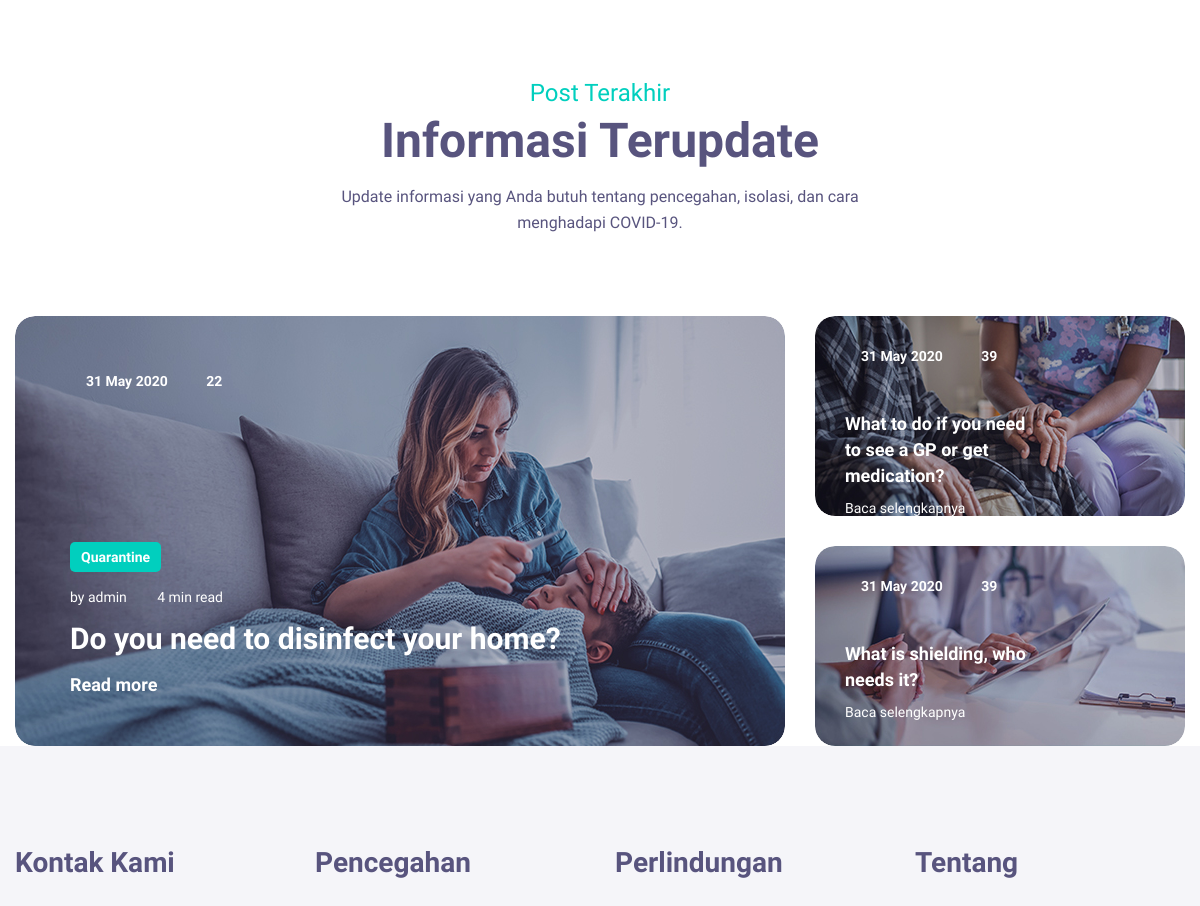
/public/Prevention/faq (middle part), run on an earlier commit of the app's database.
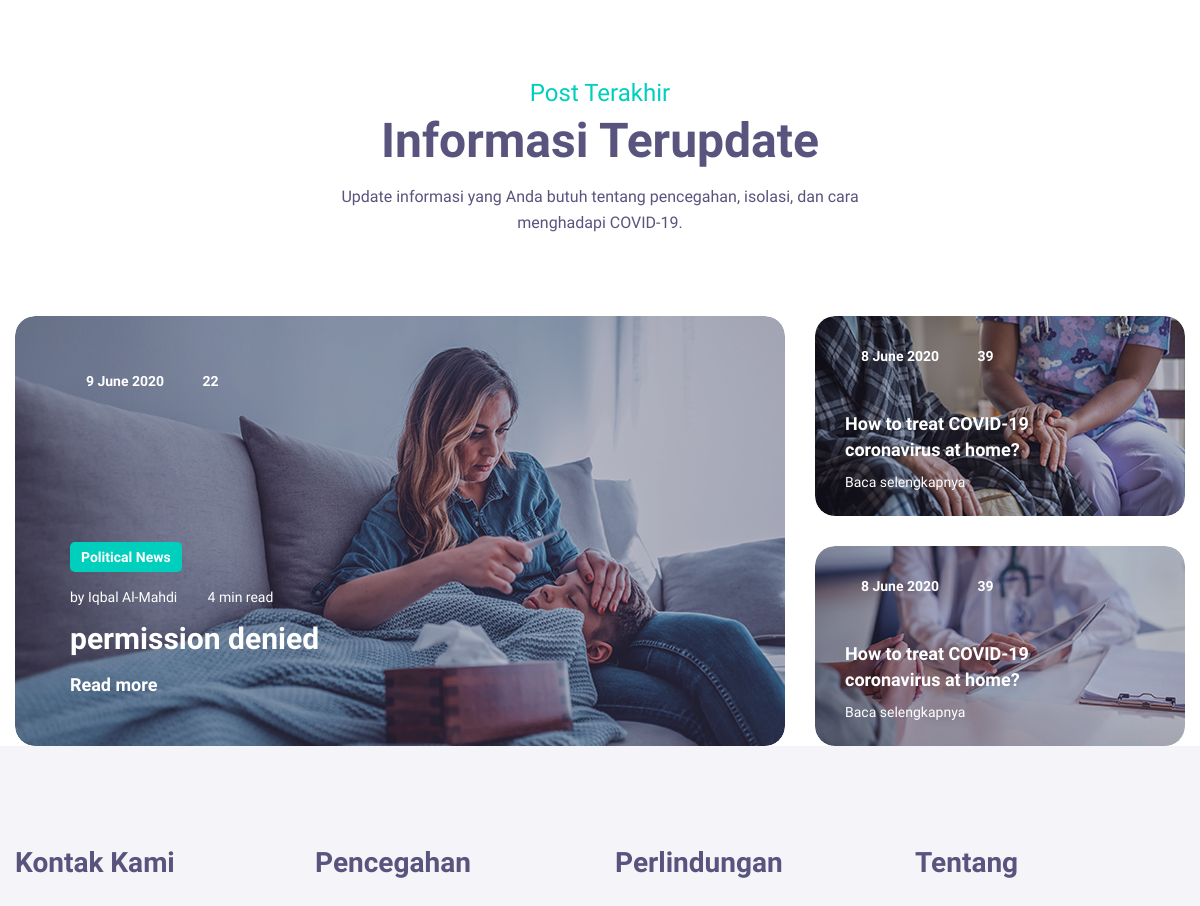
And on a later commit of the database.
### tables this page shows
CREATE TABLE `blogs` (
  `id` int(11) NOT NULL,
  `authId` int(11) NOT NULL,
  `title` varchar(255) NOT NULL,
  `category` enum('Political News','Medicine','Economic','Effect','Prevention','Education','Quarantine','Health','Travel') DEFAULT NULL,
  `date` date NOT NULL,
  `content` longtext NOT NULL
);

CREATE TABLE `users` (
  `id` int(11) NOT NULL,
  `username` varchar(255) NOT NULL,
  `password` varchar(255) NOT NULL,
  `role` enum('Administrator','Doctor/Content Writer') NOT NULL,
  `full_name` varchar(255) NOT NULL,
  `birth_date` date NOT NULL,
  `address` varchar(255) NOT NULL,
  `email` varchar(255) NOT NULL,
  `phone_number` varchar(255) NOT NULL
);

### app/core/Controller.php (called while the page is built, shortened)
<?php
class Controller{
    public function view($view, $data = [])
    {
        require_once '../app/views/' . $view . '.php';
    }
    public function model($model)
    {
        return new $model;
    }
}

### app/controllers/Prevention.php (called while the page is built, shortened)
<?php
class Prevention extends Controller {
    public function faq()
    {
        $data['blogs'] = $this->model('Blog_model')->getBlogsByPage(0, 10);
        $this->view('prevention/faq', $data);
    }
}

### app/core/App.php (called while the page is built, shortened)
<?php
class App
{
    protected $method = 'index';
    protected $params = [];
    public function __construct()
    {
        $url = $this->parseURL();
        if (isset($url[0])) {
            if (file_exists('../app/controllers/' . $url[0] . '.php')) {
                unset($url[0]);
            }
        }
        $this->controller = new $this->controller;
        if (isset($url[1])) {
            if (method_exists($this->controller, $url[1])) {
                $this->method = $url[1];
            }
        }
        call_user_func_array([$this->controller, $this->method], $this->params);
    }
    public function parseURL()
    {
        if (isset($_GET['url'])) {
            $url = rtrim($_GET['url'], '/');
            $url = filter_var($url, FILTER_SANITIZE_URL);
            $url = explode('/', $url);
            return $url;
        }
    }
}

### public/index.php (called while the page is built, shortened)
<?php
$app = new App;

### app/core/Database.php (called while the page is built, shortened)
<?php
class Database{
    private $host = DB_HOST;
    private $user = DB_USER;
    private $pass = DB_PASS;
    private $dbnm = DB_NAME;
    private $dbh;
    private $stmt;
    public function __construct()
    {
        $dsn = 'mysql:host='. $this->host .';dbname='. $this->dbnm;
        $option = [
            PDO::ATTR_PERSISTENT => true,
            PDO::ATTR_ERRMODE => PDO::ERRMODE_EXCEPTION
        ];
        try{
            $this->dbh = new PDO($dsn,$this->user,$this->pass, $option);
        }catch(PDOException $e){
            die($e->getMessage());
        }
    }
    public function query($query)
    {
        $this->stmt = $this->dbh->prepare($query);
    }
    public function bind($param, $value, $type = null){
        if(is_null($type)){
            switch (true) {
                case is_int($value):
                    $type = PDO::PARAM_INT;
                    break;
                default:
                    $type = PDO::PARAM_STR;
            }
        }
        $this->stmt->bindValue($param, $value, $type);
    }
    public function execute()
    {
        $this->stmt->execute();
    }
    public function resultSet()
    {
        $this->execute();
        return $this->stmt->fetchAll(PDO::FETCH_ASSOC);
    }
    public function single()
    {
        $this->execute();
        return $this->stmt->fetch(PDO::FETCH_ASSOC);
    }
}

### app/models/Blog_model.php (called while the page is built, shortened)
<?php
class Blog_model{
    private $table = 'blogs';
    private $db;
    public function __construct()
    {
        $this->db = new Database;
    }
    public function getBlogsByPage($mulai, $halaman)
    {
        $this->db->query('SELECT * FROM ' . $this->table . ' ORDER BY `id` DESC LIMIT :mulai , :halaman');
        $this->db->bind('mulai',$mulai);
        $this->db->bind('halaman',$halaman);
        return $this->db->resultSet();
    }
}

### app/models/User_model.php (called while the page is built, shortened)
<?php
class User_model
{
    private $table = 'users';
    private $db;
    public function __construct()
    {
        $this->db = new Database;
    }
    public function getAllUsersNameById($id)
    {
        $this->db->query('SELECT full_name FROM ' . $this->table . ' WHERE id=:id');
        $this->db->bind('id', $id);
        return $this->db->single();
    }
}

### app/views/Prevention/faq.php (the view, shortened to what the changed rows need)
<section class="home_latest_blog_area">
    <div class="container">
        <div class="main_title text-center">
            <h2>Informasi Terupdate</h2>
        </div>
        <div class="row l_blog_inner">
            <?php
            $date = date('j F Y', strtotime(str_replace("-", "/", $data['blogs'][0]['date'])));
            $data['users'] = $this->model('User_model')->getAllUsersNameById($data['blogs'][0]['authId']);
            $author_name = $data['users']['full_name'];
            ?>
            <div class="col-lg-8">
                <div class="big_l_blog_item">
                    <div class="l_blog_text">
                        <div class="date">
                            <a><i class="linearicons-calendar-full"></i><?= $date; ?></a>
                            <a><i class="linearicons-bubbles"></i> 22</a>
                        </div>
                        <div class="blog_btm_text">
                            <div class="tag"><?= $data['blogs'][0]['category']; ?></div>
                            <div class="author">
                                <a>by <?= $author_name; ?></a>
                                <a><i class="linearicons-radio-button"></i> 4 min read</a>
                            </div>
                            <a href="<?= BASEURL; ?>/Blog/single_blog/<?= $data['blogs'][0]['id']; ?>">
                                <h3><?=$data['blogs'][0]['title'];?></h3>
                            </a>
                            <a class="text_btn" href="<?= BASEURL; ?>/Blog/single_blog/<?= $data['blogs'][0]['id']; ?>">Read
                                more <i class="linearicons-arrow-right"></i></a>
                        </div>
                    </div>
                </div>
            </div>
            <div class="col-lg-4">
                <?php
                $date = date('j F Y', strtotime(str_replace("-", "/", $data['blogs'][1]['date'])));
                ?>
                <div class="small_l_blog_item">
                    <div class="l_blog_text">
                        <div class="date">
                            <a><i class="linearicons-calendar-full"></i><?= $date; ?></a>
                            <a><i class="linearicons-bubbles"></i> 39</a>
                        </div>
                        <a href="<?= BASEURL; ?>/Blog/single_blog/<?= $data['blogs'][1]['id']; ?>">
                            <h3><?=$data['blogs'][1]['title'];?></h3>
                        </a>
                    </div>
                </div>
                <?php
                $date = date('j F Y', strtotime(str_replace("-", "/", $data['blogs'][2]['date'])));
                ?>
                <div class="small_l_blog_item">
                    <div class="l_blog_text">
                        <div class="date">
                            <a><i class="linearicons-calendar-full"></i><?= $date; ?></a>
                            <a><i class="linearicons-bubbles"></i> 39</a>
                        </div>
                        <a href="<?= BASEURL; ?>/Blog/single_blog/<?= $data['blogs'][2]['id']; ?>">
                            <h3><?=$data['blogs'][2]['title'];?></h3>
                        </a>
                    </div>
                </div>
            </div>
        </div>
    </div>
</section>

What changed in the data, as far as the page shows it:
removed blogs: date "31 May 2020", category "Quarantine", title "Do you need to disinfect your home?"
no longer on this page (row edited): users: full_name "admin"
no longer on this page (row unchanged): blogs: date "31 May 2020", title "What to do if you need to see a GP or get medication?"
no longer on this page (row unchanged): blogs: date "31 May 2020", title "What is shielding, who needs it?"
added blogs: date "9 June 2020", category "Political News", title "permission denied"
added users: full_name "Iqbal Al-Mahdi"
added blogs: date "8 June 2020", title "How to treat COVID-19 coronavirus at home?"
added blogs: date "8 June 2020", title "How to treat COVID-19 coronavirus at home?"
